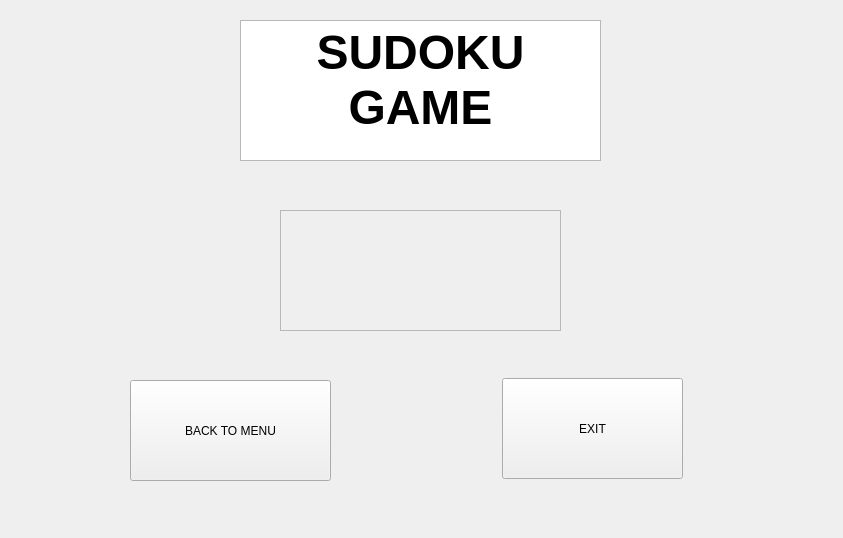
<?xml version="1.0" encoding="UTF-8"?>
<ui version="4.0">
 <class>ExitScreen</class>
 <widget class="QWidget" name="ExitScreen">
  <property name="geometry">
   <rect>
    <x>0</x>
    <y>0</y>
    <width>843</width>
    <height>538</height>
   </rect>
  </property>
  <property name="windowTitle">
   <string>Form</string>
  </property>
  <widget class="QLabel" name="lblTime">
   <property name="geometry">
    <rect>
     <x>360</x>
     <y>280</y>
     <width>171</width>
     <height>31</height>
    </rect>
   </property>
   <property name="text">
    <string/>
   </property>
  </widget>
  <widget class="QTextEdit" name="txtFinal">
   <property name="enabled">
    <bool>false</bool>
   </property>
   <property name="geometry">
    <rect>
     <x>280</x>
     <y>210</y>
     <width>281</width>
     <height>121</height>
    </rect>
   </property>
   <property name="autoFillBackground">
    <bool>false</bool>
   </property>
   <property name="html">
    <string>&lt;!DOCTYPE HTML PUBLIC &quot;-//W3C//DTD HTML 4.0//EN&quot; &quot;http://www.w3.org/TR/REC-html40/strict.dtd&quot;&gt;
&lt;html&gt;&lt;head&gt;&lt;meta name=&quot;qrichtext&quot; content=&quot;1&quot; /&gt;&lt;meta charset=&quot;utf-8&quot; /&gt;&lt;style type=&quot;text/css&quot;&gt;
p, li { white-space: pre-wrap; }
hr { height: 1px; border-width: 0; }
li.unchecked::marker { content: &quot;\2610&quot;; }
li.checked::marker { content: &quot;\2612&quot;; }
&lt;/style&gt;&lt;/head&gt;&lt;body style=&quot; font-family:'Segoe UI'; font-size:9pt; font-weight:400; font-style:normal;&quot;&gt;
&lt;p align=&quot;center&quot; style=&quot;-qt-paragraph-type:empty; margin-top:0px; margin-bottom:0px; margin-left:0px; margin-right:0px; -qt-block-indent:0; text-indent:0px;&quot;&gt;&lt;br /&gt;&lt;/p&gt;&lt;/body&gt;&lt;/html&gt;</string>
   </property>
  </widget>
  <widget class="QPushButton" name="btnMenu">
   <property name="geometry">
    <rect>
     <x>130</x>
     <y>380</y>
     <width>201</width>
     <height>101</height>
    </rect>
   </property>
   <property name="text">
    <string>BACK TO MENU</string>
   </property>
  </widget>
  <widget class="QPushButton" name="btnExit">
   <property name="geometry">
    <rect>
     <x>502</x>
     <y>378</y>
     <width>181</width>
     <height>101</height>
    </rect>
   </property>
   <property name="autoFillBackground">
    <bool>false</bool>
   </property>
   <property name="text">
    <string>EXIT</string>
   </property>
  </widget>
  <widget class="QTextEdit" name="textEdit">
   <property name="geometry">
    <rect>
     <x>240</x>
     <y>20</y>
     <width>361</width>
     <height>141</height>
    </rect>
   </property>
   <property name="readOnly">
    <bool>true</bool>
   </property>
   <property name="html">
    <string>&lt;!DOCTYPE HTML PUBLIC &quot;-//W3C//DTD HTML 4.0//EN&quot; &quot;http://www.w3.org/TR/REC-html40/strict.dtd&quot;&gt;
&lt;html&gt;&lt;head&gt;&lt;meta name=&quot;qrichtext&quot; content=&quot;1&quot; /&gt;&lt;meta charset=&quot;utf-8&quot; /&gt;&lt;style type=&quot;text/css&quot;&gt;
p, li { white-space: pre-wrap; }
hr { height: 1px; border-width: 0; }
li.unchecked::marker { content: &quot;\2610&quot;; }
li.checked::marker { content: &quot;\2612&quot;; }
&lt;/style&gt;&lt;/head&gt;&lt;body style=&quot; font-family:'Segoe UI'; font-size:9pt; font-weight:400; font-style:normal;&quot;&gt;
&lt;p align=&quot;center&quot; style=&quot; margin-top:0px; margin-bottom:0px; margin-left:0px; margin-right:0px; -qt-block-indent:0; text-indent:0px;&quot;&gt;&lt;span style=&quot; font-size:36pt; font-weight:700;&quot;&gt;SUDOKU GAME&lt;/span&gt;&lt;/p&gt;&lt;/body&gt;&lt;/html&gt;</string>
   </property>
  </widget>
  <zorder>txtFinal</zorder>
  <zorder>btnMenu</zorder>
  <zorder>btnExit</zorder>
  <zorder>lblTime</zorder>
  <zorder>textEdit</zorder>
 </widget>
 <resources/>
 <connections/>
</ui>
